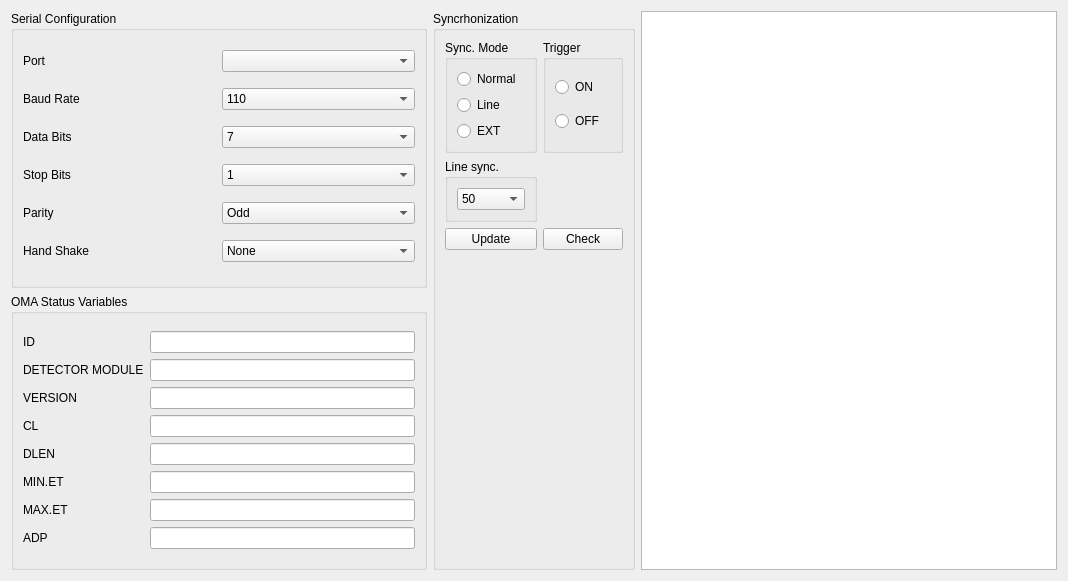
<?xml version="1.0" encoding="UTF-8"?>
<ui version="4.0">
 <class>Form</class>
 <widget class="QWidget" name="Form">
  <property name="geometry">
   <rect>
    <x>0</x>
    <y>0</y>
    <width>1068</width>
    <height>581</height>
   </rect>
  </property>
  <property name="windowTitle">
   <string>Form</string>
  </property>
  <layout class="QGridLayout" name="gridLayout">
   <item row="0" column="0">
    <widget class="QGroupBox" name="SerialConfig">
     <property name="title">
      <string>Serial Configuration</string>
     </property>
     <layout class="QGridLayout" name="gridLayout_15">
      <item row="0" column="0">
       <widget class="QLabel" name="label_7">
        <property name="text">
         <string>Port</string>
        </property>
       </widget>
      </item>
      <item row="0" column="1">
       <widget class="QComboBox" name="cb_ser_port"/>
      </item>
      <item row="1" column="0">
       <widget class="QLabel" name="label_8">
        <property name="text">
         <string>Baud Rate</string>
        </property>
       </widget>
      </item>
      <item row="1" column="1">
       <widget class="QComboBox" name="cb_ser_baudrate">
        <item>
         <property name="text">
          <string>110</string>
         </property>
        </item>
        <item>
         <property name="text">
          <string>300</string>
         </property>
        </item>
        <item>
         <property name="text">
          <string>600</string>
         </property>
        </item>
        <item>
         <property name="text">
          <string>1200</string>
         </property>
        </item>
        <item>
         <property name="text">
          <string>2400</string>
         </property>
        </item>
        <item>
         <property name="text">
          <string>4800</string>
         </property>
        </item>
        <item>
         <property name="text">
          <string>9600</string>
         </property>
        </item>
        <item>
         <property name="text">
          <string>19200</string>
         </property>
        </item>
       </widget>
      </item>
      <item row="2" column="0">
       <widget class="QLabel" name="label_12">
        <property name="text">
         <string>Data Bits</string>
        </property>
       </widget>
      </item>
      <item row="2" column="1">
       <widget class="QComboBox" name="cb_ser_databits">
        <item>
         <property name="text">
          <string>7</string>
         </property>
        </item>
        <item>
         <property name="text">
          <string>8</string>
         </property>
        </item>
       </widget>
      </item>
      <item row="3" column="0">
       <widget class="QLabel" name="label_9">
        <property name="text">
         <string>Stop Bits</string>
        </property>
       </widget>
      </item>
      <item row="3" column="1">
       <widget class="QComboBox" name="cb_ser_stopbits">
        <item>
         <property name="text">
          <string>1</string>
         </property>
        </item>
        <item>
         <property name="text">
          <string>2</string>
         </property>
        </item>
       </widget>
      </item>
      <item row="4" column="0">
       <widget class="QLabel" name="label_10">
        <property name="text">
         <string>Parity</string>
        </property>
       </widget>
      </item>
      <item row="4" column="1">
       <widget class="QComboBox" name="cb_ser_parity">
        <item>
         <property name="text">
          <string>Odd</string>
         </property>
        </item>
        <item>
         <property name="text">
          <string>Even</string>
         </property>
        </item>
        <item>
         <property name="text">
          <string>None</string>
         </property>
        </item>
       </widget>
      </item>
      <item row="5" column="0">
       <widget class="QLabel" name="label_11">
        <property name="text">
         <string>Hand Shake</string>
        </property>
       </widget>
      </item>
      <item row="5" column="1">
       <widget class="QComboBox" name="cb_ser_handshake">
        <item>
         <property name="text">
          <string>None</string>
         </property>
        </item>
        <item>
         <property name="text">
          <string>CTS</string>
         </property>
        </item>
        <item>
         <property name="text">
          <string>XOFF/XON</string>
         </property>
        </item>
       </widget>
      </item>
     </layout>
    </widget>
   </item>
   <item row="0" column="1" rowspan="2">
    <widget class="QGroupBox" name="Syncrhonization">
     <property name="title">
      <string>Syncrhonization</string>
     </property>
     <layout class="QGridLayout" name="gridLayout_20">
      <item row="0" column="2">
       <widget class="QGroupBox" name="Sync_mode">
        <property name="title">
         <string>Sync. Mode</string>
        </property>
        <layout class="QGridLayout" name="gridLayout_19">
         <item row="0" column="0">
          <widget class="QRadioButton" name="rb_normal">
           <property name="text">
            <string>Normal</string>
           </property>
          </widget>
         </item>
         <item row="1" column="0">
          <widget class="QRadioButton" name="rb_line">
           <property name="text">
            <string>Line</string>
           </property>
          </widget>
         </item>
         <item row="2" column="0">
          <widget class="QRadioButton" name="rb_ext">
           <property name="text">
            <string>EXT</string>
           </property>
          </widget>
         </item>
        </layout>
       </widget>
      </item>
      <item row="0" column="3">
       <widget class="QGroupBox" name="Trigger_sync">
        <property name="title">
         <string>Trigger</string>
        </property>
        <layout class="QGridLayout" name="gridLayout_17">
         <item row="0" column="0">
          <widget class="QRadioButton" name="rb_on">
           <property name="text">
            <string>ON</string>
           </property>
          </widget>
         </item>
         <item row="1" column="0">
          <widget class="QRadioButton" name="rb_off">
           <property name="text">
            <string>OFF</string>
           </property>
          </widget>
         </item>
        </layout>
       </widget>
      </item>
      <item row="1" column="2">
       <widget class="QGroupBox" name="Line_sync">
        <property name="title">
         <string>Line sync.</string>
        </property>
        <layout class="QGridLayout" name="gridLayout_18">
         <item row="0" column="0">
          <widget class="QComboBox" name="cb_line_sync">
           <item>
            <property name="text">
             <string>50</string>
            </property>
           </item>
           <item>
            <property name="text">
             <string>60</string>
            </property>
           </item>
          </widget>
         </item>
        </layout>
       </widget>
      </item>
      <item row="3" column="2">
       <widget class="QPushButton" name="btn_cfg_update">
        <property name="text">
         <string>Update</string>
        </property>
       </widget>
      </item>
      <item row="3" column="3">
       <widget class="QPushButton" name="btn_cfg_check">
        <property name="text">
         <string>Check</string>
        </property>
       </widget>
      </item>
      <item row="4" column="3">
       <spacer name="verticalSpacer_2">
        <property name="orientation">
         <enum>Qt::Vertical</enum>
        </property>
        <property name="sizeHint" stdset="0">
         <size>
          <width>20</width>
          <height>40</height>
         </size>
        </property>
       </spacer>
      </item>
     </layout>
    </widget>
   </item>
   <item row="0" column="2" rowspan="2">
    <widget class="QTextBrowser" name="tb_logOMA"/>
   </item>
   <item row="1" column="0">
    <widget class="QGroupBox" name="OMAstatus">
     <property name="title">
      <string>OMA Status Variables</string>
     </property>
     <layout class="QGridLayout" name="gridLayout_22">
      <item row="0" column="0">
       <layout class="QGridLayout" name="gridLayout_16">
        <item row="0" column="0">
         <widget class="QLabel" name="label_13">
          <property name="toolTip">
           <string>Specifies the OMA system in use.</string>
          </property>
          <property name="whatsThis">
           <string>Specifies the OMA system in use.</string>
          </property>
          <property name="text">
           <string>ID</string>
          </property>
         </widget>
        </item>
        <item row="0" column="1">
         <widget class="QLineEdit" name="le_OMA_st_ID"/>
        </item>
        <item row="1" column="0">
         <widget class="QLabel" name="label_14">
          <property name="toolTip">
           <string>Specifies the detector in use. (1462 or 1463)</string>
          </property>
          <property name="text">
           <string>DETECTOR MODULE</string>
          </property>
         </widget>
        </item>
        <item row="1" column="1">
         <widget class="QLineEdit" name="le_OMA_st_DM"/>
        </item>
        <item row="2" column="0">
         <widget class="QLabel" name="label_15">
          <property name="toolTip">
           <string>Returns the OMA's software version level.</string>
          </property>
          <property name="text">
           <string>VERSION</string>
          </property>
         </widget>
        </item>
        <item row="2" column="1">
         <widget class="QLineEdit" name="le_OMA_st_VER"/>
        </item>
        <item row="3" column="0">
         <widget class="QLabel" name="label_16">
          <property name="toolTip">
           <string>Returns the detector cooler status: '1' if the coooler system is locked, '0' if it is unlocked. The accuracy of measurements is afected by the detector cooling system; see Section V of OMA Manual for further information about the cooling system.</string>
          </property>
          <property name="text">
           <string>CL                           </string>
          </property>
         </widget>
        </item>
        <item row="3" column="1">
         <widget class="QLineEdit" name="le_OMA_st_CL"/>
        </item>
        <item row="4" column="0">
         <widget class="QLabel" name="label_17">
          <property name="toolTip">
           <string>DETECTOR ARRAY LENGTH: Returns the number of elements in the detector. this indicates the total number of pixels in the array (either 512 or 1024), not just the number of active channels.</string>
          </property>
          <property name="text">
           <string>DLEN</string>
          </property>
         </widget>
        </item>
        <item row="4" column="1">
         <widget class="QLineEdit" name="le_OMA_st_DLEN"/>
        </item>
        <item row="5" column="0">
         <widget class="QLabel" name="label_18">
          <property name="toolTip">
           <string>MINIMUN EXPOSURE TIME. Returns the minimun allowable Exposure time, in seconds, for the current setup.</string>
          </property>
          <property name="text">
           <string>MIN.ET</string>
          </property>
         </widget>
        </item>
        <item row="5" column="1">
         <widget class="QLineEdit" name="le_OMA_st_MINET"/>
        </item>
        <item row="6" column="0">
         <widget class="QLabel" name="label_19">
          <property name="toolTip">
           <string>MAXIMUM EXPOSURE TIME. returns a number wich represents the maximum number of memories wich are  available for data storage. The number of available memories depends upon several factors. the amount of memory installed in the model 1461, the Data Adquisition Mode selected in the model 1461, the Precision used, the Detector and Detector Controller used in the system, and when a Model 1463 Detector Controller is being used, the Scan setup employed.
If the 1461 is not equipped with extended memory boards, and the normal system defaults, including double precision data, are in effect, the MAX.MEM returns:
6, for 1024 element detectors, or 
12, for 512 element detectors.</string>
          </property>
          <property name="text">
           <string>MAX.ET</string>
          </property>
         </widget>
        </item>
        <item row="6" column="1">
         <widget class="QLineEdit" name="le_OMA_st_MAXET"/>
        </item>
        <item row="7" column="0">
         <widget class="QLabel" name="label_20">
          <property name="toolTip">
           <string>ANALOG TO DIGITAL CONVERTER PRECISION: Return the precision of the converter whn it is issued. 
0 if a 12-bit converter is being used, or 
1 if a 14-bit converter is being used.</string>
          </property>
          <property name="text">
           <string>ADP</string>
          </property>
         </widget>
        </item>
        <item row="7" column="1">
         <widget class="QLineEdit" name="le_OMA_st_ADP"/>
        </item>
       </layout>
      </item>
     </layout>
    </widget>
   </item>
  </layout>
 </widget>
 <resources/>
 <connections/>
</ui>
